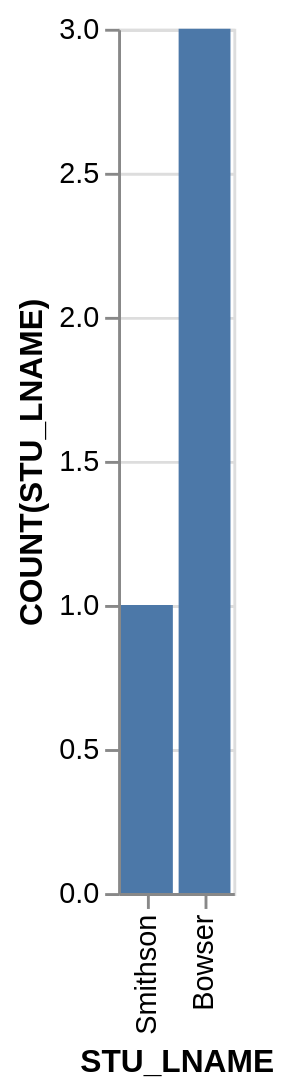

This figure's Vega-Lite source:
### Vega-Lite specification from a JSON file in a GitHub repository (floating-point values rounded to 4 significant figures)
{"data": {"values": [{"x_data": "Smithson", "y_data": 1}, {"x_data": "Bowser", "y_data": 3}]}, "mark": "bar", "encoding": {"x": {"field": "x_data", "type": "nominal", "title": "STU_LNAME", "sort": {"op": "sum", "field": "y_data", "order": "ascending"}}, "y": {"field": "y_data", "type": "quantitative", "title": "COUNT(STU_LNAME)"}}}
